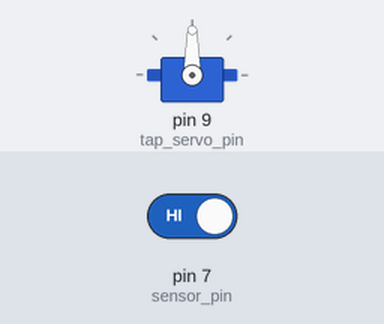
Bench run of a sketch on a simulated Arduino Uno, built with avr-gcc and run on an emulated ATmega328P. Shown: servo. Inputs (shaded band) come from the test bench; at power-on: pin 7 (sensor_pin) HIGH. What the sketch prints to the serial monitor is not drawn.

Above: at 1.2 s.
1.3 s: pin 7 (sensor_pin) driven LOW
At 1.9 s:
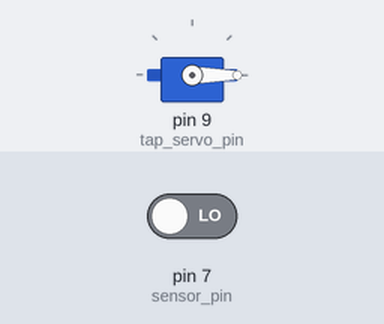
4.3 s: pin 7 (sensor_pin) driven HIGH
At 6.1 s:
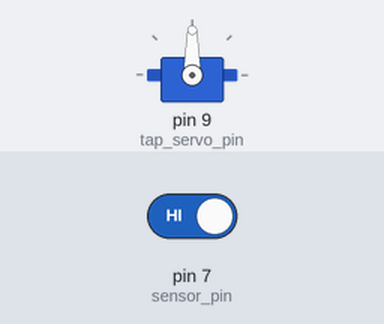
Timing chart, 0 to 7.6 s (numbered marks = the images above; inputs shaded):
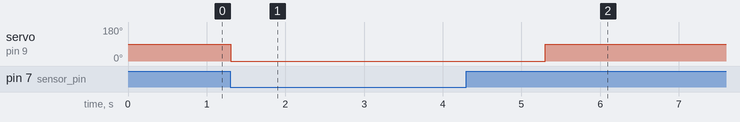

The sketch:

main.ino
```cpp
// Automatic Car Parking Toll Gate System
// Welcome to RR Techs

#include <Servo.h>

Servo tap_servo;

const int sensor_pin = 7;       // IR sensor input pin
const int tap_servo_pin = 9;    // Servo motor control pin

int val;

void setup() {
  pinMode(sensor_pin, INPUT);
  tap_servo.attach(tap_servo_pin);
  Serial.begin(9600);
}

void loop() {
  val = digitalRead(sensor_pin);
  Serial.println(val);

  if (val == LOW) { // Object detected
    tap_servo.write(0);       // Open gate
    delay(2000);              // Wait for vehicle to pass
    tap_servo.write(90);      // Close gate
  } else if (val == HIGH) { // No object
    tap_servo.write(90);      // Keep gate closed
  }
}
```

Measured:
- after the input at 1.3 s, servo on pin 9 (tap_servo_pin): 90° → 0° at once
- after the input at 4.3 s, servo on pin 9 (tap_servo_pin): 0° → 90° after 1.0 s
